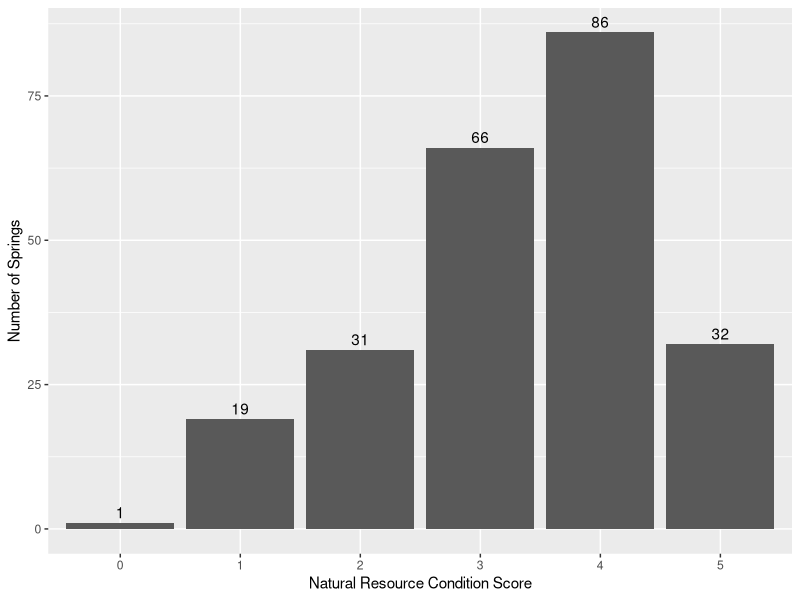
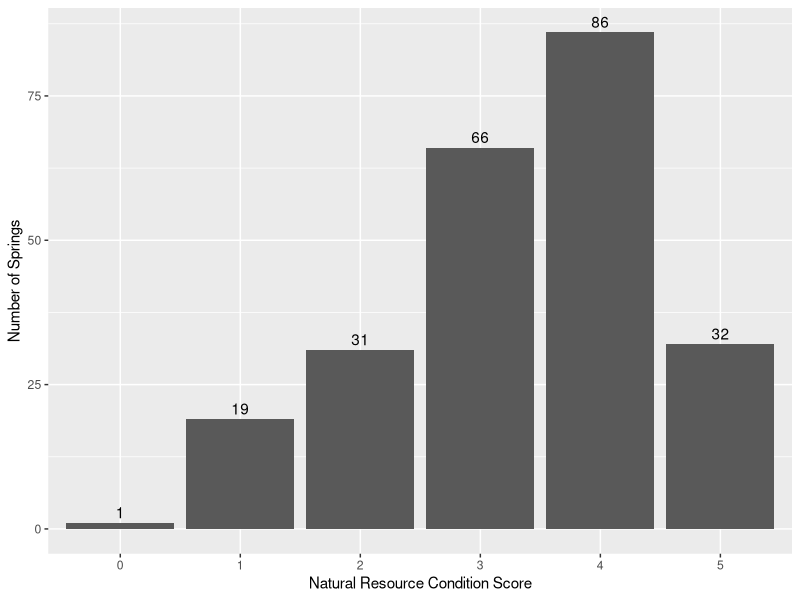
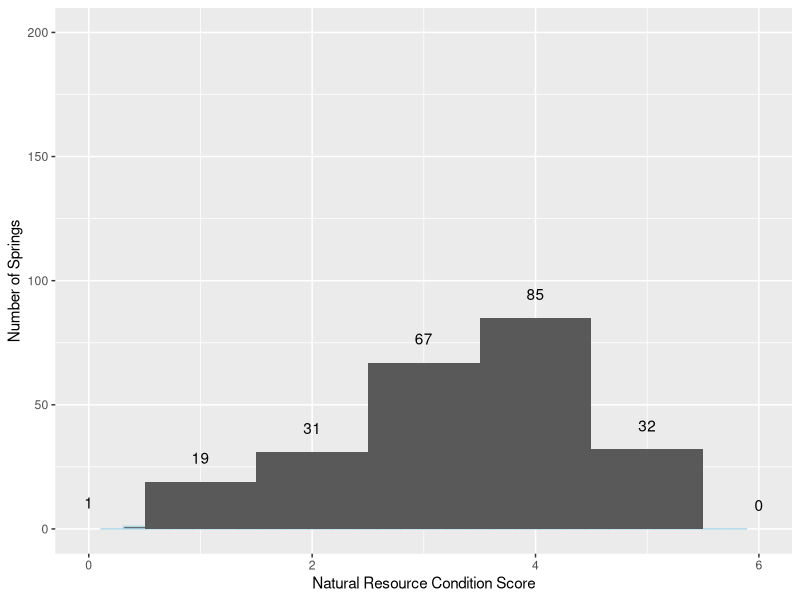
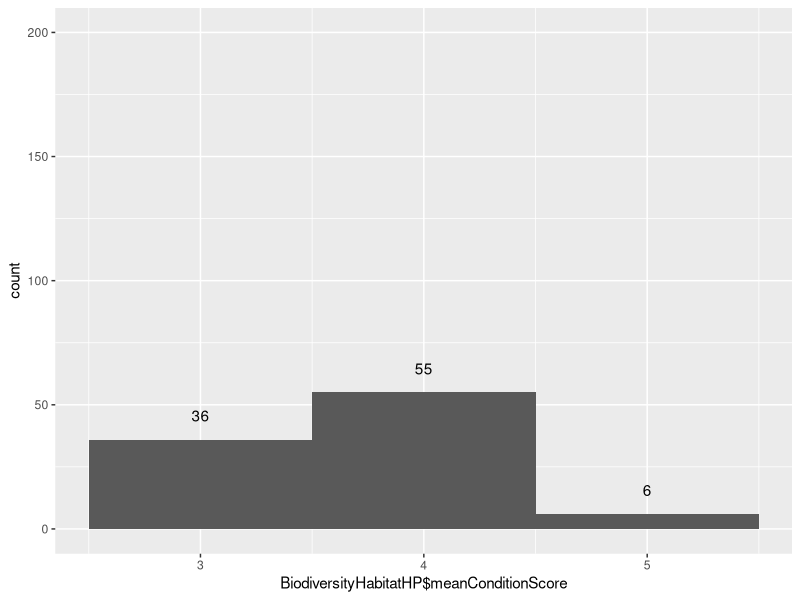
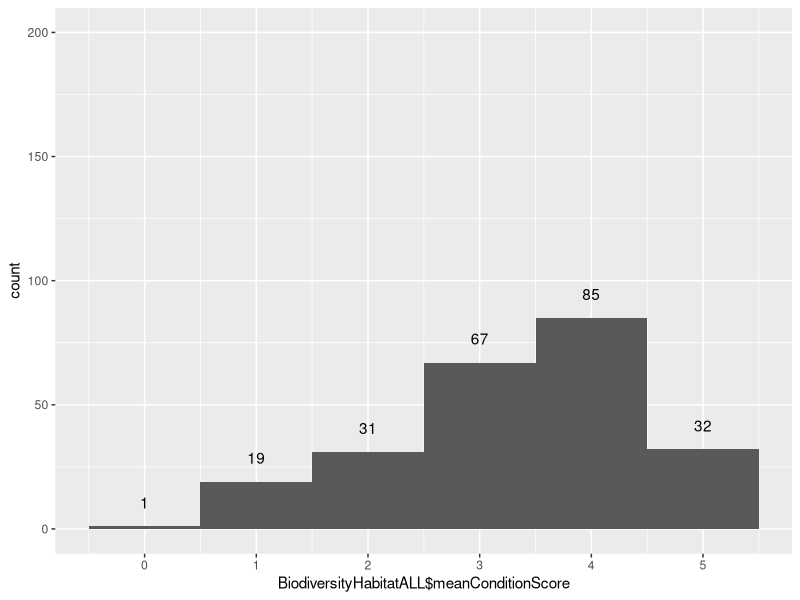
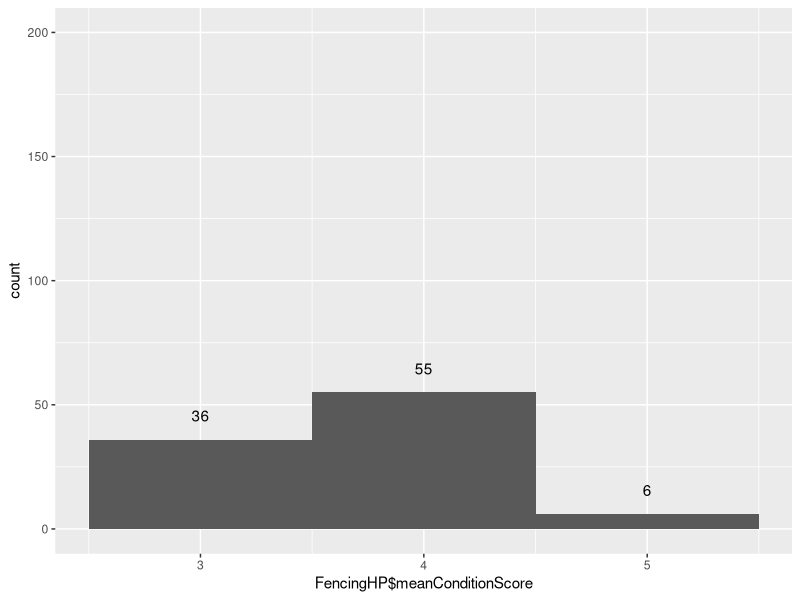
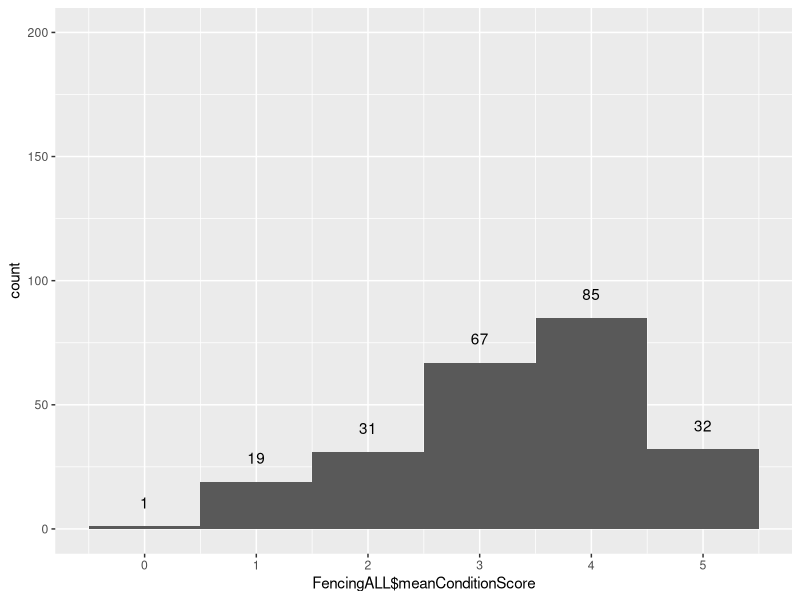
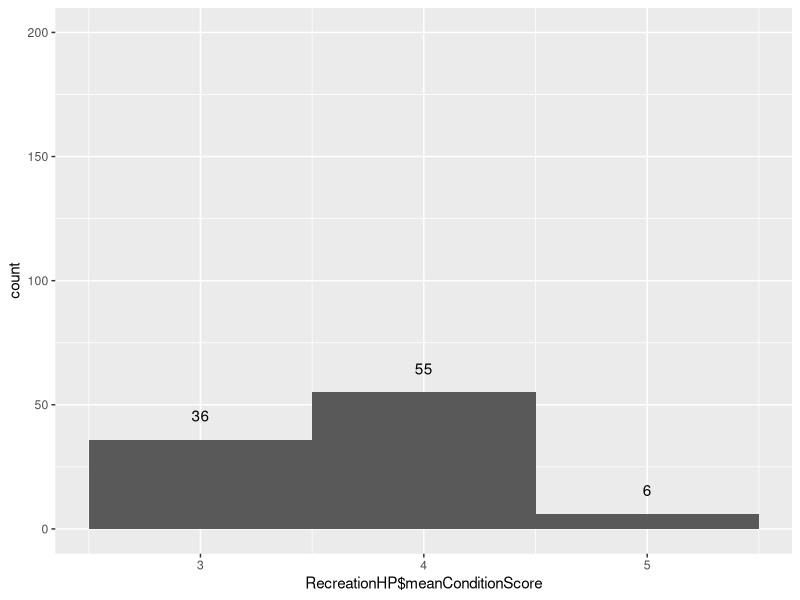

These figures' R source, in order:
## ---- chunk 1
knitr::opts_chunk$set(echo = TRUE)
## ---- chunk 2
library(readr)
JeriOriginalDataBase <- read_csv("JeriOriginalDataBase.csv")
#View(JeriOriginalDataBase)


dim(JeriOriginalDataBase)
## ---- chunk 3
#install.packages("dplyr")

library(dplyr)


library(tidyverse)
library(magrittr)

HighPriotity <- JeriOriginalDataBase %>% filter(meanConditionScore>=3&meanConditionScore<=5 & FHI_humanImpactRiskScore>=2 & FHI_humanImpactRiskScore<=4) %>% drop_na(HAB_quality,FHI_fencing,FHI_recreation,AC_culturalSignificance,FHI_flowRegulation, AQ_persistence)


## ---- chunk 4
DataManagment <- select(HighPriotity, siteid:seapscore_id,HAB_quality,FHI_fencing,FHI_recreation,AC_culturalSignificance,FHI_flowRegulation, AQ_persistence,FHI_humanImpactRiskScore,meanConditionScore)

DataManagmentRisk <- select(HighPriotity, siteid:seapscore_id,HAB_quality,HAB_qualityRisk,FHI_fencing,FHI_fencingRisk,FHI_recreation,FHI_recreationRisk,AC_culturalSignificance,AC_culturalSignificanceRisk,FHI_flowRegulation,FHI_flowRegulationRisk,AQ_persistence,AQ_persistenceRisk,FHI_humanImpactRiskScore,meanConditionScore) %>% drop_na(HAB_quality,HAB_qualityRisk,FHI_fencing,FHI_fencingRisk,FHI_recreation,FHI_recreationRisk,AC_culturalSignificance,AC_culturalSignificanceRisk,FHI_flowRegulation,FHI_flowRegulationRisk,AQ_persistence,AQ_persistenceRisk,FHI_humanImpactRiskScore)

## ---- chunk 5
DataNoManagment <- select(JeriOriginalDataBase, siteid:seapscore_id,HAB_quality,FHI_fencing,FHI_recreation,AC_culturalSignificance,FHI_flowRegulation, AQ_persistence,meanConditionScore, meanConditionRiskScore,FHI_humanImpactRiskScore) %>% drop_na(HAB_quality,FHI_fencing,FHI_recreation,AC_culturalSignificance,FHI_flowRegulation, AQ_persistence)



meanscore <- round(DataNoManagment$meanConditionScore, digits=0)

meandf <- as.data.frame(table(meanscore))


view(meandf)

#meanscore1 <- ggplot(meandf, aes(x=meandf$meanscore, y= meandf$Freq)) + geom_bar(stat = "identity")+ geom_text(aes(label = Freq), vjust = -0.4) + xlab("Natural Resource Condition Score") + ylab("Number of Springs")
#pdf("meanscore1.pdf")
#meanscore1 
#dev.off()

meanscore <- ggplot(meandf, aes(x=meandf$meanscore, y= meandf$Freq)) + geom_bar(stat = "identity")+ geom_text(aes(label = Freq), vjust = -0.4) + xlab("Natural Resource Condition Score") + ylab("Number of Springs")

meanscore

print(meanscore)

#ggplot(meandf, aes(x=meanscore))+ geom_bar(col = "lightblue") + stat_bin(binwidth=1) + ylim(c(0, 200)) + xlim(c(0,6)) +stat_bin(binwidth=1, geom="text", aes(label=..count..), vjust=-1.5) + xlab("Natural Resource Condition Score") + ylab("Number of Springs") + scale_x_continuous(breaks = 0:6)

## ---- chunk 6
dim(DataNoManagment)
## ---- chunk 7

NaturalResourceScoreforALL <- ggplot(DataNoManagment, aes(x=DataNoManagment$meanConditionScore)) + geom_histogram(col = "lightblue") + stat_bin(binwidth=1) + ylim(c(0, 200)) + xlim(c(0,6)) +stat_bin(binwidth=1, geom="text", aes(label=..count..), vjust=-1.5) + xlab("Natural Resource Condition Score") + ylab("Number of Springs")

pdf("NaturalResourceScoreforALL.pdf")

NaturalResourceScoreforALL

dev.off()

print(NaturalResourceScoreforALL)


#ggplot(HighPriotity, aes(x=HighPriotity$meanConditionScore)) + geom_histogram() +  stat_bin(binwidth=1) + ylim(c(0, 200)) + stat_bin(binwidth=1, geom="text", aes(label=..count..), vjust=-1.5) + scale_x_continuous(breaks=0:6)


#ggplot(DataManagment, aes(x=DataManagment$HAB_quality)) + geom_histogram() + stat_bin(binwidth=1) + ylim(c(0, 200)) + stat_bin(binwidth=1, geom="text", aes(label=..count..), vjust=-1.5) + scale_x_continuous(breaks=0:6)


#scatter <- ggplot(JeriOriginalDataBase , aes(x= JeriOriginalDataBase$meanConditionScore, y=JeriOriginalDataBase$FHI_humanImpactRiskScore)) + geom_point() + xlab("Natural Resource Condition Score") + xlim(0,6) + ylab("Human Impacts Risk Score") + ylim(0,6)
#print(scatter)


## ---- chunk 8
BiodiversityHabitatHP <- select(HighPriotity, siteid:seapscore_id,HAB_quality,FHI_humanImpactRiskScore,meanConditionScore)

ggplot(BiodiversityHabitatHP, aes(x=BiodiversityHabitatHP$meanConditionScore)) + geom_histogram() + 
    stat_bin(binwidth=1) + ylim(c(0, 200)) + stat_bin(binwidth=1, geom="text", aes(label=..count..), vjust=-1.5) + scale_x_continuous(breaks=0:6)

BiodiversityHabitatALL <- select(DataNoManagment, siteid:seapscore_id,HAB_quality,FHI_humanImpactRiskScore,meanConditionScore) 

ggplot(BiodiversityHabitatALL, aes(x=BiodiversityHabitatALL$meanConditionScore)) + geom_histogram() + 
    stat_bin(binwidth=1) + ylim(c(0, 200)) + stat_bin(binwidth=1, geom="text", aes(label=..count..), vjust=-1.5) + scale_x_continuous(breaks=0:6)



FencingHP <- select(HighPriotity, siteid:seapscore_id,FHI_fencing,FHI_humanImpactRiskScore,meanConditionScore) 

ggplot(FencingHP, aes(x=FencingHP$meanConditionScore)) + geom_histogram() + 
    stat_bin(binwidth=1) + ylim(c(0, 200)) + stat_bin(binwidth=1, geom="text", aes(label=..count..), vjust=-1.5) + scale_x_continuous(breaks=0:6)

FencingALL <- select(DataNoManagment, siteid:seapscore_id,FHI_fencing,FHI_humanImpactRiskScore,meanConditionScore) 

ggplot(FencingALL, aes(x=FencingALL$meanConditionScore)) + geom_histogram() + 
    stat_bin(binwidth=1) + ylim(c(0, 200)) + stat_bin(binwidth=1, geom="text", aes(label=..count..), vjust=-1.5) + scale_x_continuous(breaks=0:6)


RecreationHP <- select(HighPriotity, siteid:seapscore_id,FHI_recreation,FHI_humanImpactRiskScore,meanConditionScore)

ggplot(RecreationHP, aes(x=RecreationHP$meanConditionScore)) + geom_histogram() + 
    stat_bin(binwidth=1) + ylim(c(0, 200)) + stat_bin(binwidth=1, geom="text", aes(label=..count..), vjust=-1.5) + scale_x_continuous(breaks=0:6)

RecreationALL <- select(DataNoManagment, siteid:seapscore_id,FHI_recreation,FHI_humanImpactRiskScore,meanConditionScore)

ggplot(RecreationALL, aes(x=RecreationALL$meanConditionScore)) + geom_histogram() + 
    stat_bin(binwidth=1) + ylim(c(0, 200)) + stat_bin(binwidth=1, geom="text", aes(label=..count..), vjust=-1.5) + scale_x_continuous(breaks=0:6)


CulturalHP <- select(HighPriotity, siteid:seapscore_id,AC_culturalSignificance ,FHI_humanImpactRiskScore,meanConditionScore)

ggplot(CulturalHP, aes(x=CulturalHP$meanConditionScore)) + geom_histogram() + 
    stat_bin(binwidth=1) + ylim(c(0, 200)) + stat_bin(binwidth=1, geom="text", aes(label=..count..), vjust=-1.5) + scale_x_continuous(breaks=0:6)


CulturalALL <- select(DataNoManagment, siteid:seapscore_id,AC_culturalSignificance ,FHI_humanImpactRiskScore,meanConditionScore)

ggplot(CulturalALL, aes(x=CulturalALL$meanConditionScore)) + geom_histogram() + 
    stat_bin(binwidth=1) + ylim(c(0, 200)) + stat_bin(binwidth=1, geom="text", aes(label=..count..), vjust=-1.5) + scale_x_continuous(breaks=0:6)


MunicipalHP <-select(HighPriotity, siteid:seapscore_id,FHI_flowRegulation,FHI_humanImpactRiskScore,meanConditionScore) 

ggplot(MunicipalHP, aes(x=MunicipalHP$meanConditionScore)) + geom_histogram() + 
    stat_bin(binwidth=1) + ylim(c(0, 200)) + stat_bin(binwidth=1, geom="text", aes(label=..count..), vjust=-1.5) + scale_x_continuous(breaks=0:6)

MunicipalALL <-select(DataNoManagment, siteid:seapscore_id,FHI_flowRegulation,FHI_humanImpactRiskScore,meanConditionScore) 

ggplot(MunicipalALL, aes(x=MunicipalALL$meanConditionScore)) + geom_histogram() + 
    stat_bin(binwidth=1) + ylim(c(0, 200)) + stat_bin(binwidth=1, geom="text", aes(label=..count..), vjust=-1.5) + scale_x_continuous(breaks=0:6)

FlowHP <- select(HighPriotity, siteid:seapscore_id,AQ_persistence,FHI_humanImpactRiskScore,meanConditionScore) 

ggplot(FlowHP, aes(x=FlowHP$meanConditionScore)) + geom_histogram() + 
    stat_bin(binwidth=1) + ylim(c(0, 200)) + stat_bin(binwidth=1, geom="text", aes(label=..count..), vjust=-1.5) + scale_x_continuous(breaks=0:6)

FlowALL <- select(DataNoManagment, siteid:seapscore_id,AQ_persistence,FHI_humanImpactRiskScore,meanConditionScore) 

ggplot(FlowALL, aes(x=FlowALL$meanConditionScore)) + geom_histogram() + 
    stat_bin(binwidth=1) + ylim(c(0, 200)) + stat_bin(binwidth=1, geom="text", aes(label=..count..), vjust=-1.5) + scale_x_continuous(breaks=0:6)


                         
## ---- chunk 9
write.csv(FencingHP, "FencingHP.csv")
write.csv(BiodiversityHabitatHP, "BiodiversityHabitatHP.csv")
write.csv(RecreationHP, "RecreationHP.csv")
write.csv(CulturalHP, "culturalHP.csv")
write.csv(MunicipalHP, "MunicipalHP.csv")
write.csv(FlowHP, "FlowHP.csv")
## ---- chunk 10
write.csv(FencingALL, "FencingALL.csv")
write.csv(BiodiversityHabitatALL, "BiodiversityHabitatALL.csv")
write.csv(RecreationALL, "RecreationALL.csv")
write.csv(CulturalALL, "culturalALL.csv")
write.csv(MunicipalALL, "MunicipalALL.csv")
write.csv(FlowALL, "FlowALL.csv")
## ---- chunk 11
view(BiodiversityHabitatALL)

